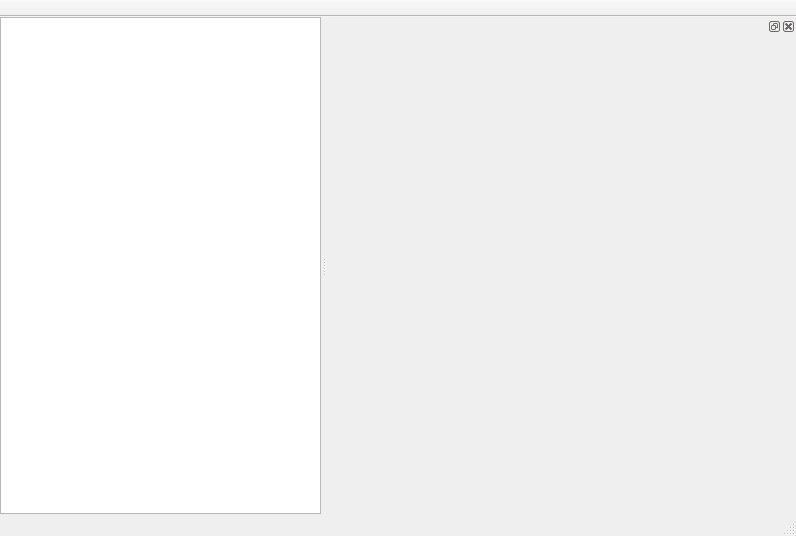
<?xml version="1.0" encoding="UTF-8"?>
<ui version="4.0">
 <class>MainWindow</class>
 <widget class="QMainWindow" name="MainWindow">
  <property name="geometry">
   <rect>
    <x>0</x>
    <y>0</y>
    <width>796</width>
    <height>536</height>
   </rect>
  </property>
  <property name="windowTitle">
   <string>MainWindow</string>
  </property>
  <widget class="QWidget" name="centralwidget">
   <layout class="QVBoxLayout" name="verticalLayout">
    <property name="spacing">
     <number>0</number>
    </property>
    <property name="leftMargin">
     <number>0</number>
    </property>
    <property name="topMargin">
     <number>0</number>
    </property>
    <property name="rightMargin">
     <number>0</number>
    </property>
    <property name="bottomMargin">
     <number>0</number>
    </property>
    <item>
     <widget class="QTableView" name="tableView">
      <property name="contextMenuPolicy">
       <enum>Qt::CustomContextMenu</enum>
      </property>
      <attribute name="horizontalHeaderStretchLastSection">
       <bool>true</bool>
      </attribute>
     </widget>
    </item>
   </layout>
  </widget>
  <widget class="QMenuBar" name="menubar">
   <property name="geometry">
    <rect>
     <x>0</x>
     <y>0</y>
     <width>796</width>
     <height>27</height>
    </rect>
   </property>
  </widget>
  <widget class="QStatusBar" name="statusbar"/>
  <widget class="QDockWidget" name="dockWidget">
   <property name="minimumSize">
    <size>
     <width>469</width>
     <height>284</height>
    </size>
   </property>
   <attribute name="dockWidgetArea">
    <number>2</number>
   </attribute>
   <widget class="QWidget" name="dockWidgetContents">
    <layout class="QVBoxLayout" name="verticalLayout_3">
     <property name="spacing">
      <number>0</number>
     </property>
     <property name="leftMargin">
      <number>0</number>
     </property>
     <property name="topMargin">
      <number>0</number>
     </property>
     <property name="rightMargin">
      <number>0</number>
     </property>
     <property name="bottomMargin">
      <number>0</number>
     </property>
     <item>
      <widget class="ImageView" name="image_view" native="true"/>
     </item>
    </layout>
   </widget>
  </widget>
  <widget class="QToolBar" name="toolBar">
   <property name="windowTitle">
    <string>toolBar</string>
   </property>
   <property name="movable">
    <bool>false</bool>
   </property>
   <property name="floatable">
    <bool>false</bool>
   </property>
   <attribute name="toolBarArea">
    <enum>TopToolBarArea</enum>
   </attribute>
   <attribute name="toolBarBreak">
    <bool>false</bool>
   </attribute>
  </widget>
 </widget>
 <customwidgets>
  <customwidget>
   <class>ImageView</class>
   <extends>QWidget</extends>
   <header>.image_view.h</header>
   <container>1</container>
  </customwidget>
 </customwidgets>
 <resources/>
 <connections/>
 <slots>
  <slot>recognition()</slot>
  <slot>open_files()</slot>
 </slots>
</ui>
